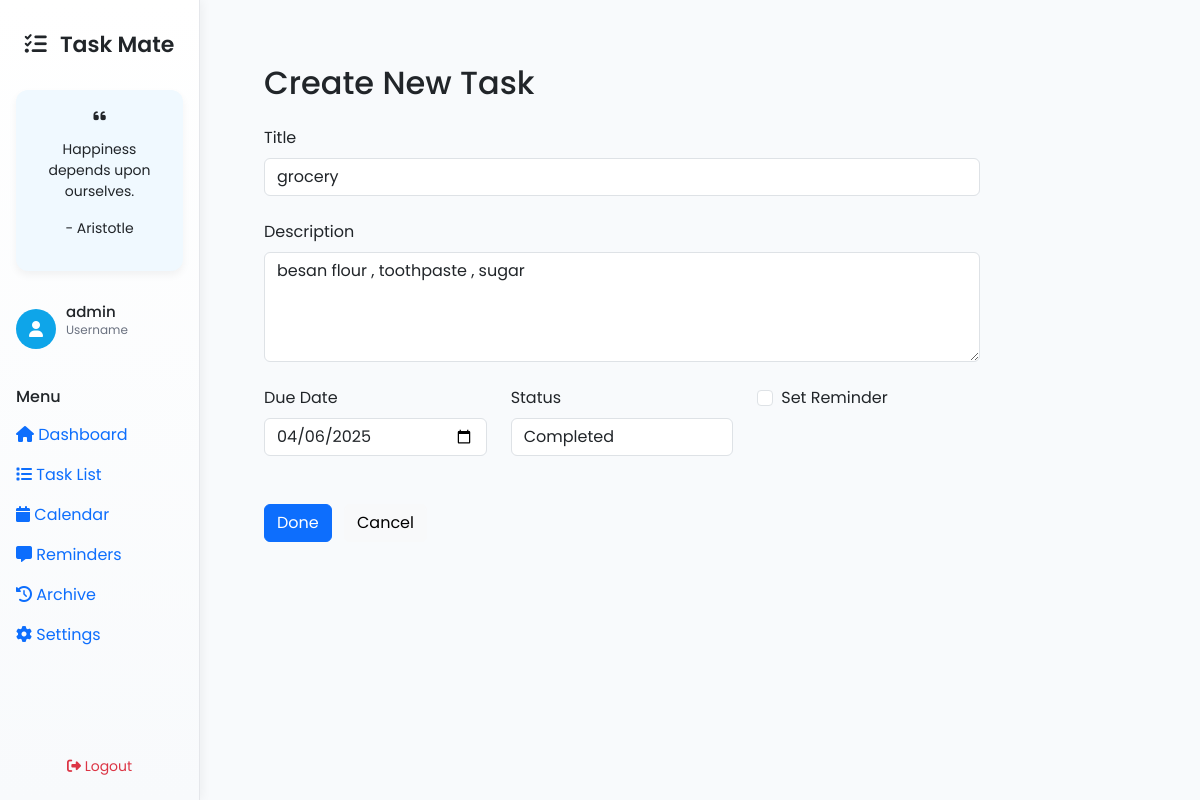
The app's page /edit-task/21/ (signed in) with its own data.
### home/models.py (models this page shows, shortened)
class Task(models.Model):
    user = models.ForeignKey(User, on_delete=models.CASCADE, null=True, blank=True)
    title = models.CharField(max_length=255)
    description = models.TextField(blank=True, null=True)
    due_date = models.DateField(default=now)
    created_at = models.DateTimeField(auto_now_add=True)
    status = models.CharField(max_length=20, choices=STATUS_CHOICES, default='pending')
    reminder = models.BooleanField(default=False)
    is_archived = models.BooleanField(default=False)  # New field to archive tasks

### home/views.py (the view)
# urls.py: path("edit-task/<int:task_id>/", views.edit_task, name="edit_task"),
@login_required
def edit_task(request, task_id):
    task = get_object_or_404(Task, id=task_id)
    if request.method == "POST":
        form = TaskForm(request.POST, instance=task)
        if form.is_valid():
            form.save()
            return redirect('task_list')  # Redirect back to the list after saving
    else:
        form = TaskForm(instance=task)
    return render(request, 'create_task.html', {'form': form})

### home/forms.py
class TaskForm(forms.ModelForm):
    class Meta:
        model = Task
        fields = [
            'title',          # Task title
            'description',    # Task description
            'due_date',       # Due date for the task
            'status',         # Status of the task (e.g., Pending, Completed)
            'reminder',       # Field for setting a reminder
        ]
        widgets = {
            'title': forms.TextInput(attrs={'class': 'form-control', 'placeholder': 'Enter task title'}),
            'description': forms.Textarea(attrs={'class': 'form-control', 'rows': 4, 'placeholder': 'Enter task description'}),
            'due_date': forms.DateInput(attrs={'type': 'date', 'class': 'form-control'}),
            'status': forms.Select(attrs={'class': 'form-control'}),
            'reminder': forms.CheckboxInput(attrs={'class': 'form-check-input'}),
        }

### home/templatetags/custom_filters.py (called while the page is built)
@register.filter(name='addclass')
def addclass(field, css):
    return field.as_widget(attrs={'class': css})

### templates/create_task.html (shortened to what this page needs)
{% extends "base.html" %}
{% load custom_filters %}
{% block content %}
<div class="col-md-9 col-lg-10">
    <div class="content-wrapper">
        <h2 class="mb-4">Create New Task</h2>
        <div class="form-container" style="max-width: 800px;">
            <form method="post" class="needs-validation" novalidate>
                <div class="mb-4">
                    <label for="{{ form.title.id_for_label }}" class="form-label">Title</label>
                    {{ form.title|addclass:"form-control" }}
                </div>
                <div class="mb-4">
                    <label for="{{ form.description.id_for_label }}" class="form-label">Description</label>
                    {{ form.description|addclass:"form-control" }}
                </div>
                <div class="row">
                    <div class="col-md-4 mb-4">
                        <label for="{{ form.due_date.id_for_label }}" class="form-label">Due Date</label>
                        {{ form.due_date|addclass:"form-control" }}
                    </div>
                    <div class="col-md-4 mb-4">
                        <label for="{{ form.status.id_for_label }}" class="form-label">Status</label>
                        {{ form.status|addclass:"form-control" }}
                    </div>
                    <div class="col-md-4 mb-4">
                        <div class="form-check">
                            {{ form.reminder|addclass:"form-check-input" }}
                            <label for="{{ form.reminder.id_for_label }}" class="form-check-label">Set Reminder</label>
                        </div>
                    </div>
                <div class="mt-4">
                    <button type="submit" class="btn btn-primary me-2">Done</button>
                    <a href="{% url 'task_list' %}" class="btn btn-light">Cancel</a>
                </div>
            </form>
        </div>
    </div>
</div>
{% endblock %}

### templates/base.html (shortened to what this page needs)
<!DOCTYPE html>
<html lang="en">
<head>
    <link href="https://cdn.jsdelivr.net/npm/bootstrap@5.3.0/dist/css/bootstrap.min.css" rel="stylesheet">
    <link rel="stylesheet" href="https://cdnjs.cloudflare.com/ajax/libs/font-awesome/6.4.0/css/all.min.css">
    <link href="https://cdn.jsdelivr.net/npm/fullcalendar@5.11.3/main.min.css" rel="stylesheet">
</head>
<body>
    <div class="container-fluid">
        <div class="row">
            <div class="col-md-3 col-lg-2 px-0 sidebar">
                <div class="d-flex flex-column h-100">
                    <div class="p-3 text-center">
                        <h3 class="font-bold text-gray-800">
                            <i class="fas fa-tasks me-2 text-blue-500"></i>
                            Task Mate
                        </h3>
                    </div>
                    <div class="quote-section">
                        <i class="fas fa-quote-left text-blue-500 mb-2"></i>
                        <p id="quote" class="text-sm font-medium text-gray-700 mt-2 leading-relaxed">
                        </p>
                        <p id="quoteAuthor" class="text-xs font-normal text-gray-500 mt-3 italic">
                        </p>
                    </div>
                    <div class="username-section">
                        <div class="username-icon">
                            <i class="fas fa-user"></i>
                        </div>
                        <div>
                            <h5 id="username" class="text-sm font-semibold text-gray-700 mb-0">
                                {{ request.user.username }}
                            </h5>
                            <p class="text-xs text-gray-500">Username</p>
                        </div>
                    </div>
                    <nav class="py-2">
                        <h6 class="px-3 text-xs text-gray-500 uppercase">Menu</h6>
                        <div class="nav flex-column mt-2">
                            <a href="{% url 'dashboard' %}" class="menu-item nav-link {% block dashboard_active %}{% endblock %}">
                                <i class="fas fa-home"></i>
                                Dashboard
                            </a>
                            <a href="{% url 'task_list' %}" class="menu-item nav-link {% block task_list_active %}{% endblock %}">
                                <i class="fas fa-list"></i>
                                Task List
                            </a>
                            <a href="{% url 'calendar' %}" class="menu-item nav-link {% block calendar_active %}{% endblock %}">
                                <i class="fas fa-calendar"></i>
                                Calendar
                            </a>
                            <a href="#" class="menu-item nav-link">
                                <i class="fas fa-message"></i>
                                Reminders
                            </a>
                            <a href="{% url 'archive' %}" class="menu-item nav-link">
                                <i class="fas fa-history"></i>
                                Archive
                            </a>
                            <a href="{% url 'settings' %}" class="menu-item nav-link">
                                <i class="fas fa-cog"></i>
                                Settings
                            </a>
                        </div>
                    </nav>
                    <div class="p-3 mt-auto">
                        <form method="post" action="{% url 'logout' %}">
                            <button type="submit" class="logout-btn btn text-danger flex items-center gap-2 justify-center">
                                <i class="fas fa-sign-out-alt"></i>
                                Logout
                            </button>
                        </form>
                    </div>
                </div>
            </div>
        <div class="col-md-9 col-lg-10 content-wrapper">
                    {% block content %}{% endblock %}
                </div>
            </div>
        </div>
</body>
</html>

### templates/base.html (style rules this page uses)
body { font-family: 'Poppins', sans-serif; background-color: #f8fafc; }
.sidebar { height: 100vh; border-right: 1px solid #e5e7eb; background: linear-gradient(180deg, #ffffff 0%, #f8fafc 100%); box-shadow: 2px 0 10px rgba(0,0,0,0.05); overflow-y: auto; padding-top: 1rem; }
.sidebar h3 { font-size: 22px; font-weight: 600; }
.quote-section { background-color: #f0f9ff; border-radius: 12px; padding: 1rem; box-shadow: 0 4px 8px rgba(0, 0, 0, 0.05); margin: 0.5rem 1rem 1rem; text-align: center; font-size: 14px; }
.username-section { padding: 1rem; display: flex; align-items: center; gap: 10px; margin-bottom: 0.5rem; }
.username-icon { width: 40px; height: 40px; background-color: #0ea5e9; color: white; border-radius: 50%; display: flex; align-items: center; justify-content: center; }
.username-section h5 { font-size: 15px; font-weight: 500; }
.username-section p { font-size: 12px; color: #6b7280; }
.logout-btn { transition: all 0.3s ease; width: 100%; font-size: 14px; }
.content-wrapper { padding: 2rem; }

### records on screen
Task: title "grocery", description "besan flour , toothpaste , sugar", due_date "04/06/2025", status "Completed"

### other values on screen
{{ request.user.username }} "admin"
